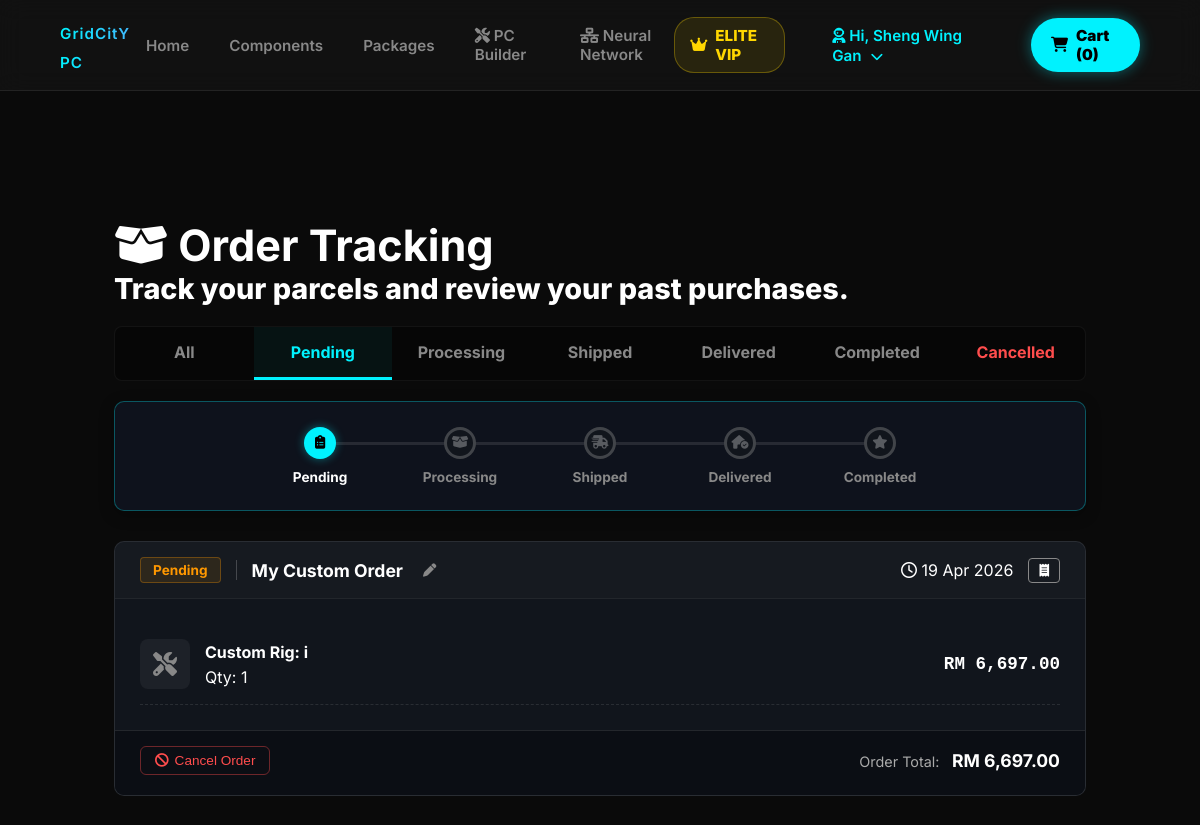
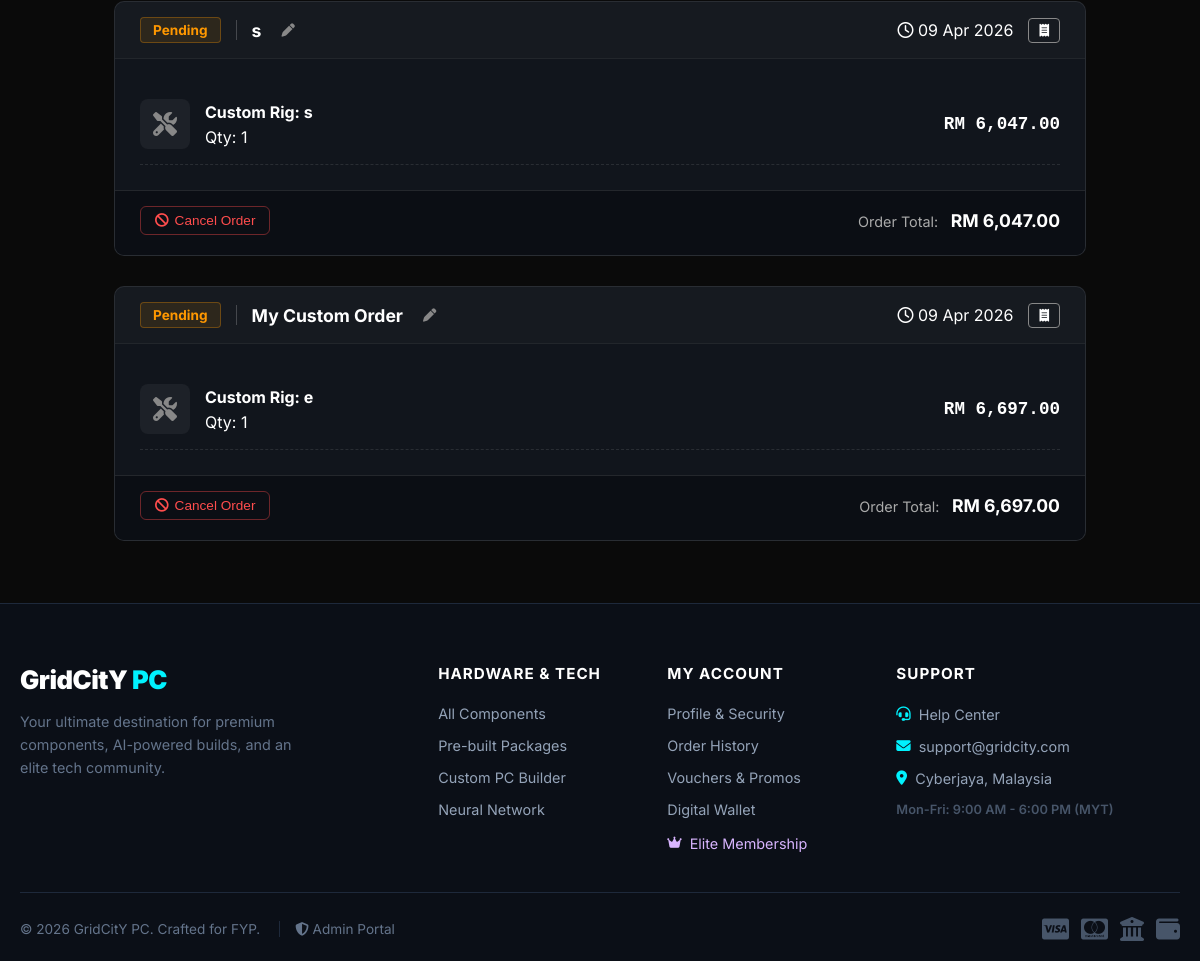
Screenshot of /my_orders.php?status=Pending (signed in) with the database file from the repository (2 pictures, top to bottom).
### tables this page shows
CREATE TABLE `orders` (
  `order_id` int(11) NOT NULL,
  `order_name` varchar(100) DEFAULT 'My Custom Order',
  `customer_id` int(11) NOT NULL,
  `order_date` datetime DEFAULT current_timestamp(),
  `total_amount` decimal(10,2) NOT NULL,
  `coins_used` int(11) NOT NULL DEFAULT 0,
  `discount_amount` decimal(10,2) NOT NULL DEFAULT 0.00,
  `shipping_address` text NOT NULL,
  `contact_number` varchar(20) DEFAULT NULL,
  `order_status` varchar(20) DEFAULT 'Pending'
);

CREATE TABLE `order_details` (
  `order_detail_id` int(11) NOT NULL,
  `order_id` int(11) NOT NULL,
  `product_id` int(11) DEFAULT NULL,
  `pc_build` int(11) DEFAULT NULL,
  `package_id` int(11) DEFAULT NULL,
  `affiliate_id` int(11) DEFAULT NULL,
  `quantity` int(11) NOT NULL,
  `unit_price` decimal(10,2) NOT NULL,
  `return_status` varchar(50) DEFAULT NULL,
  `return_reason` text DEFAULT NULL,
  `return_image` varchar(255) DEFAULT NULL
);

### my_orders.php (the view, shortened to what this page needs)
<?php
require_once 'config.php';
$customer_id = $_SESSION['customer_id'];
$auto_complete_query = "UPDATE orders SET order_status = 'Completed' WHERE order_status = 'Delivered' AND order_date <= DATE_SUB(NOW(), INTERVAL 7 DAY)";
$conn->query($auto_complete_query);
$current_filter = isset($_GET['status']) ? $_GET['status'] : 'All';
$orders = [];
if ($current_filter === 'All') {
    $query_orders = "SELECT * FROM orders WHERE customer_id = ? ORDER BY order_date DESC";
    $stmt = $conn->prepare($query_orders);
    $stmt->bind_param("i", $customer_id);
} else {
    $query_orders = "SELECT * FROM orders WHERE customer_id = ? AND order_status = ? ORDER BY order_date DESC";
    $stmt = $conn->prepare($query_orders);
    $stmt->bind_param("is", $customer_id, $current_filter);
}
$stmt->execute();
$result_orders = $stmt->get_result();
while ($row = $result_orders->fetch_assoc()) {
    $order_id = $row['order_id'];
    $query_details = "
        SELECT od.*, p.product_name, sb.build_name, pk.package_name,
               (SELECT COUNT(*) FROM reviews r WHERE r.product_id = od.product_id AND r.customer_id = ?) AS is_reviewed
        FROM order_details od
        LEFT JOIN products p ON od.product_id = p.product_id
        LEFT JOIN saved_builds sb ON od.pc_build = sb.pc_build
        LEFT JOIN packages pk ON od.package_id = pk.package_id
        WHERE od.order_id = ?
    ";
    $stmt_details = $conn->prepare($query_details);
    $stmt_details->bind_param("ii", $customer_id, $order_id);
    $stmt_details->execute();
    $result_details = $stmt_details->get_result();
    $items = [];
    while ($item = $result_details->fetch_assoc()) {
        $item_display_name = $item['product_name'];
        if (!$item_display_name) {
            if ($item['build_name']) {
                $item_display_name = "Custom Rig: " . $item['build_name'];
            } elseif ($item['package_name']) {
                $item_display_name = "Package: " . $item['package_name'];
            } else {
                $item_display_name = "Unknown Item";
            }
        }
        $item['display_name'] = $item_display_name;
        $items[] = $item;
    }
    $row['items'] = $items;
    $orders[] = $row;
}
$show_timeline = true;
$tab_index = -1;
switch($current_filter) {
    case 'Pending': $tab_index = 0; break;
}
?>
<!DOCTYPE html>
<html lang="en">
<head>
    <link rel="stylesheet" href="https://cdnjs.cloudflare.com/ajax/libs/font-awesome/6.4.0/css/all.min.css">
    <link rel="stylesheet" href="css/style.css">
</head>
<body>
    <?php include 'includes/header.php'; ?>
    <main class="main-container cart-page-wrapper">
        <div class="auth-title" style="text-align: left; margin-bottom: 20px;">
            <h2><i class="fa-solid fa-box-open"></i> Order Tracking</h2>
            <p class="specs">Track your parcels and review your past purchases.</p>
        </div>
        <div class="order-tabs">
            <a href="my_orders.php?status=All" class="<?php echo $current_filter == 'All' ? 'active' : ''; ?>">All</a>
            <a href="my_orders.php?status=Pending" class="<?php echo $current_filter == 'Pending' ? 'active' : ''; ?>">Pending</a>
            <a href="my_orders.php?status=Processing" class="<?php echo $current_filter == 'Processing' ? 'active' : ''; ?>">Processing</a>
            <a href="my_orders.php?status=Shipped" class="<?php echo $current_filter == 'Shipped' ? 'active' : ''; ?>">Shipped</a>
            <a href="my_orders.php?status=Delivered" class="<?php echo $current_filter == 'Delivered' ? 'active' : ''; ?>">Delivered</a>
            <a href="my_orders.php?status=Completed" class="<?php echo $current_filter == 'Completed' ? 'active' : ''; ?>">Completed</a>
            <a href="my_orders.php?status=Cancelled" class="<?php echo $current_filter == 'Cancelled' ? 'active' : ''; ?>" style="color: #ff4d4d;">Cancelled</a>
        </div>
        <?php if ($show_timeline): ?>
            <div class="global-timeline">
                <div class="timeline">
                    <div class="step <?php echo $tab_index >= 0 ? 'active' : ''; ?>">
                        <div class="icon"><i class="fa-solid fa-clipboard-list"></i></div>
                        <div class="text">Pending</div>
                    </div>
                    <div class="step <?php echo $tab_index >= 1 ? 'active' : ''; ?>">
                        <div class="icon"><i class="fa-solid fa-box-open"></i></div>
                        <div class="text">Processing</div>
                    </div>
                    <div class="step <?php echo $tab_index >= 2 ? 'active' : ''; ?>">
                        <div class="icon"><i class="fa-solid fa-truck-fast"></i></div>
                        <div class="text">Shipped</div>
                    </div>
                    <div class="step <?php echo $tab_index >= 3 ? 'active' : ''; ?>">
                        <div class="icon"><i class="fa-solid fa-house-circle-check"></i></div>
                        <div class="text">Delivered</div>
                    </div>
                    <div class="step <?php echo $tab_index >= 4 ? 'active' : ''; ?>">
                        <div class="icon"><i class="fa-solid fa-star"></i></div>
                        <div class="text">Completed</div>
                    </div>
                </div>
            </div>
        <?php endif; ?>
        <?php if (empty($orders)): ?>
            <div class="cart-empty-state">
                <i class="fa-solid fa-box" style="font-size: 3rem; color: var(--text-muted); margin-bottom: 15px;"></i>
                <h3 style="color: var(--text-main);">No orders found in this category.</h3>
            </div>
        <?php else: ?>
            <?php foreach ($orders as $order): ?>
                <div class="order-card">
                    <div class="order-header">
                        <div style="display: flex; align-items: center; gap: 10px;">
                            <span class="status-badge badge-<?php echo htmlspecialchars($order['order_status']); ?>">
                                <?php echo htmlspecialchars($order['order_status']); ?>
                            </span>
                            <span style="color: var(--text-main); font-weight: bold; font-size: 1.1rem;">
                                <?php echo htmlspecialchars($order['order_name'] ?? 'Order #' . str_pad($order['order_id'], 5, "0", STR_PAD_LEFT)); ?>
                            </span>
                            <?php if (in_array($order['order_status'], ['Pending', 'Processing', 'Shipped'])): ?>
                            <button class="btn-rename" onclick="promptRename(<?php echo $order['order_id']; ?>, '<?php echo addslashes(htmlspecialchars($order['order_name'] ?? 'Order #'.$order['order_id'])); ?>')">
                                <i class="fa-solid fa-pen"></i>
                            </button>
                            <?php endif; ?>
                        </div>
                        <div style="display: flex; gap: 15px; align-items: center;">
                            <span class="specs"><i class="fa-regular fa-clock"></i> <?php echo date('d M Y', strtotime($order['order_date'])); ?></span>
                            <a href="invoice.php?id=<?php echo $order['order_id']; ?>" target="_blank" class="btn" style="padding: 4px 10px; border: 1px solid var(--text-muted); color: var(--text-main); border-radius: 4px; font-size: 0.8rem; text-decoration: none;">
                                <i class="fa-solid fa-receipt"></i>
                            </a>
                        </div>
                    </div>
<div class="order-body" style="display: flex; flex-direction: column; width: 100%;">
    <?php
    foreach ($order['items'] as $item):
    ?>
        <div class="order-item-wrapper" style="display: flex; justify-content: space-between; align-items: center; padding: 15px 0; border-bottom: 1px dashed rgba(255,255,255,0.1);">
            <div class="item-info" style="display: flex; gap: 15px; align-items: center; flex: 1;">
                <div class="item-thumb" style="width: 50px; height: 50px; background: rgba(255,255,255,0.05); border-radius: 8px; display: flex; justify-content: center; align-items: center;">
                    <i class="fa-solid <?php echo strpos(strtolower($item['display_name']), 'custom') !== false ? 'fa-screwdriver-wrench' : 'fa-box'; ?>" style="font-size: 1.5rem; color: var(--text-muted);"></i>
                </div>
                <div>
                    <h4 style="color: var(--text-main); margin: 0 0 5px 0; font-size: 1rem;">
                        <?php echo htmlspecialchars($item['display_name']); ?>
                    </h4>
                    <span class="specs">Qty: <?php echo $item['quantity']; ?></span>
                </div>
            </div>
           <div class="item-actions" style="display: flex; flex-direction: column; align-items: flex-end; gap: 8px;">
                <div style="color: var(--text-main); font-weight: bold; font-size: 1.1rem; font-family: 'JetBrains Mono', monospace;">
                    RM <?php echo number_format($item['unit_price'], 2); ?>
                </div>
            </div>
            </div>
    <?php endforeach; ?>
</div>
<div class="order-footer" style="display: flex; justify-content: space-between; align-items: center; padding-top: 15px;">
    <div style="display: flex; gap: 10px;"> <?php if ($order['order_status'] == 'Delivered'): ?>
            <form method="POST" action="my_orders.php" style="margin: 0;">
                <input type="hidden" name="action" value="complete_order">
                <input type="hidden" name="order_id" value="<?php echo $order['order_id']; ?>">
                <button type="submit" class="btn-received" onclick="return confirm('Have you received the products in good condition?');">
                    <i class="fa-solid fa-box-open"></i> Order Received
                </button>
            </form>
        <?php endif; ?>
        <?php if ($order['order_status'] == 'Pending'): ?>
            <form method="POST" action="my_orders.php" style="margin: 0;">
                <button type="submit" class="btn-outline-muted" style="color: #ff4d4d; border-color: rgba(255, 77, 77, 0.4);" onclick="return confirm('Are you sure you want to cancel this order? RM <?php echo number_format($order['total_amount'], 2); ?> will be refunded to your wallet immediately.');">
                    <i class="fa-solid fa-ban"></i> Cancel Order
                </button>
            </form>
        <?php endif; ?>
    </div> <div style="text-align: right;">
        <span style="color: #aaa; font-size: 0.9rem;">Order Total:</span>
        <strong style="color: #fff; font-size: 1.1rem; margin-left: 8px;">RM <?php echo number_format($order['total_amount'], 2); ?></strong>
    </div>
</div> </div> <?php endforeach; ?> <?php endif; ?> </main> <?php include 'includes/footer.php'; ?>
</body>
</html>

### css/style.css (style rules this page uses)
:root { --bg-main: #0a0a0a; --bg-surface: #141414; --bg-glass: rgba(20, 20, 20, 0.7); --accent-blue: #00f2fe; --accent-purple: #4facfe; --text-main: #ffffff; --text-muted: #888888; --border-color: rgba(255, 255, 255, 0.08); --border-radius: 12px; --transition-fast: all 0.2s ease-in-out; --transition-smooth: all 0.4s cubic-bezier(0.16, 1, 0.3, 1); }
* { margin: 0; padding: 0; box-sizing: border-box; }
body { background-color: var(--bg-main); color: var(--text-main); font-family: 'Inter', sans-serif; display: flex; flex-direction: column; min-height: 100vh; overflow-x: hidden; }
a { text-decoration: none; color: inherit; }
.btn { display: inline-block; padding: 12px 28px; border-radius: 8px; font-weight: 600; text-align: center; cursor: pointer; transition: var(--transition-smooth); border: none; }
.main-container { width: 90%; max-width: 1200px; margin: 3rem auto 0 auto; flex: 1; display: flex; flex-direction: column; }
.auth-title { text-align: center; font-size: 1.8rem; font-weight: 800; margin-bottom: 2rem; color: var(--text-main); }
.cart-page-wrapper { padding: 2rem 0; }
.order-tabs { display: flex; background: rgba(0,0,0,0.3); border-radius: 8px; margin-bottom: 20px; overflow: hidden; border: 1px solid rgba(255,255,255,0.05); }
.order-tabs a { flex: 1; text-align: center; padding: 15px 0; color: var(--text-muted); text-decoration: none; font-weight: bold; transition: 0.3s; border-bottom: 3px solid transparent; }
.order-tabs a.active { color: var(--accent-blue); border-bottom: 3px solid var(--accent-blue); background: rgba(0, 243, 255, 0.05); }
.global-timeline { background: rgba(15, 20, 30, 0.95); border: 1px solid rgba(0, 243, 255, 0.3); border-radius: 10px; padding: 25px 10px; margin-bottom: 30px; box-shadow: 0 4px 15px rgba(0, 0, 0, 0.3); }
.timeline { display: flex; justify-content: space-between; align-items: center; position: relative; max-width: 650px; margin: 0 auto; }
.timeline::before { content: ''; position: absolute; top: 15px; left: 40px; right: 40px; height: 3px; background: rgba(255,255,255,0.1); z-index: 1; }
.step { position: relative; z-index: 2; text-align: center; width: 90px; }
.step .icon { width: 32px; height: 32px; border-radius: 50%; background: #11151c; border: 3px solid rgba(255,255,255,0.2); color: rgba(255,255,255,0.3); display: flex; align-items: center; justify-content: center; margin: 0 auto 10px auto; font-size: 0.85rem; transition: 0.4s; }
.step .text { font-size: 0.85rem; color: var(--text-muted); font-weight: bold; }
.step.active .icon { background: var(--accent-blue); border-color: rgba(0, 243, 255, 0.4); color: #000; box-shadow: 0 0 10px rgba(0, 243, 255, 0.4); }
.step.active .text { color: var(--text-main); }
.step.active ~ .step::after { display: none; }
.order-card { background: #11151c; border: 1px solid rgba(255, 255, 255, 0.1); border-radius: 10px; margin-bottom: 30px; overflow: hidden; transition: 0.3s; }
.order-header { background: rgba(255, 255, 255, 0.02); padding: 15px 25px; display: flex; justify-content: space-between; align-items: center; border-bottom: 1px solid rgba(255, 255, 255, 0.05); }
.order-body { padding: 25px; }
.order-footer { background: #0b0e14; padding: 20px 25px; display: flex; justify-content: space-between; align-items: center; border-top: 1px solid rgba(255, 255, 255, 0.1); }
.status-badge { padding: 4px 12px; border-radius: 4px; font-size: 0.85rem; font-weight: bold; border: 1px solid; }
.badge-Pending { color: #ff9800; border-color: rgba(255, 152, 0, 0.3); background: rgba(255, 152, 0, 0.1); }
.btn-rename { background: none; border: none; color: var(--text-muted); cursor: pointer; margin-left: 10px; transition: 0.3s; }

### my_orders.php (style rules this page uses)
.btn-outline-muted { background: transparent; border: 1px solid rgba(255, 255, 255, 0.2); color: #aaa; padding: 6px 14px; border-radius: 6px; font-size: 0.85rem; cursor: pointer; transition: all 0.3s ease; display: inline-flex; align-items: center; gap: 6px; }

### includes/footer.php (style rules this page uses)
body { margin: 0 !important; padding: 0 !important; overflow-x: hidden; }

### rows the page displays
orders: order_status "Pending", order_name "My Custom Order", order_date "19 Apr 2026", total_amount "6,697.00"
order_details: display_name "Custom Rig: i", quantity "1", unit_price "6,697.00"
orders: order_status "Pending", order_name "s", order_date "09 Apr 2026", total_amount "6,047.00"
order_details: display_name "Custom Rig: s", quantity "1", unit_price "6,047.00"
orders: order_status "Pending", order_name "My Custom Order", order_date "09 Apr 2026", total_amount "6,697.00"
order_details: display_name "Custom Rig: e", quantity "1", unit_price "6,697.00"

### other values shown
$_SESSION['username'] "Sheng Wing Gan"
$cart_item_count "0"
